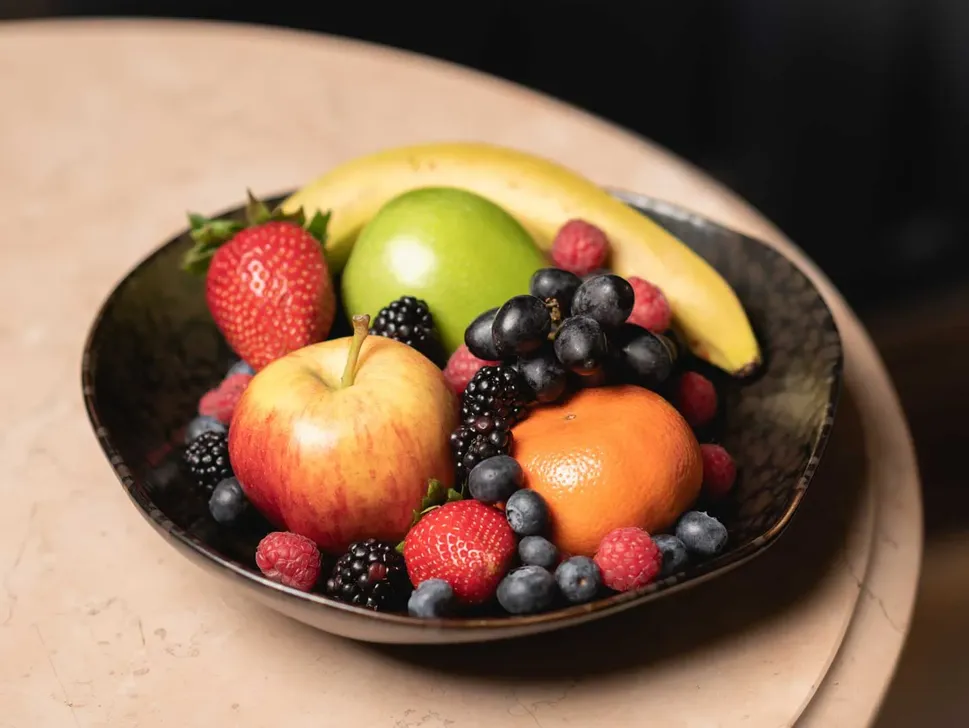
#> input picture images/fruit-bowl.webp, 969 x 728 px, shrunk from 1440 x 1082 before the run, given in place of the camera
$ python hsv-test2.py
#> lines starting #> are read from the running program, lines starting #| are printed output that depends on the picture; after the words box and inside, x2 and y2 are one past the last pixel; in counts of white or black regions, pixels touching at a corner belong together
from __future__ import print_function
import cv2 as cv
import argparse
import time

# --------------------
# HSV threshold config
# --------------------
max_value = 255
max_value_H = 360 // 2

low_H = 0
low_S = 0
low_V = 0
high_H = max_value_H
high_S = max_value
high_V = max_value

window_capture_name = 'Video Capture'
window_detection_name = 'Object Detection'

low_H_name = 'Low H'
low_S_name = 'Low S'
low_V_name = 'Low V'
high_H_name = 'High H'
high_S_name = 'High S'
high_V_name = 'High V'

# --------------------
# Trackbar callbacks
# --------------------
def on_low_H_thresh_trackbar(val):
    global low_H, high_H
    low_H = min(high_H - 1, val)
    cv.setTrackbarPos(low_H_name, window_detection_name, low_H)

def on_high_H_thresh_trackbar(val):
    global low_H, high_H
    high_H = max(low_H + 1, val)
    cv.setTrackbarPos(high_H_name, window_detection_name, high_H)

def on_low_S_thresh_trackbar(val):
    global low_S, high_S
    low_S = min(high_S - 1, val)
    cv.setTrackbarPos(low_S_name, window_detection_name, low_S)

def on_high_S_thresh_trackbar(val):
    global low_S, high_S
    high_S = max(low_S + 1, val)
    cv.setTrackbarPos(high_S_name, window_detection_name, high_S)

def on_low_V_thresh_trackbar(val):
    global low_V, high_V
    low_V = min(high_V - 1, val)
    cv.setTrackbarPos(low_V_name, window_detection_name, low_V)

def on_high_V_thresh_trackbar(val):
    global low_V, high_V
    high_V = max(low_V + 1, val)
    cv.setTrackbarPos(high_V_name, window_detection_name, high_V)

# --------------------
# Args / camera
# --------------------
parser = argparse.ArgumentParser(description='HSV Object Detection Playground')
parser.add_argument('--camera', default=0, type=int)
args = parser.parse_args()

cap = cv.VideoCapture(args.camera)

# --------------------
# Windows + trackbars
# --------------------
cv.namedWindow(window_capture_name)
cv.namedWindow(window_detection_name)
cv.namedWindow("Heatmap Overlay")

cv.createTrackbar(low_H_name, window_detection_name, low_H, max_value_H, on_low_H_thresh_trackbar)
cv.createTrackbar(high_H_name, window_detection_name, high_H, max_value_H, on_high_H_thresh_trackbar)
cv.createTrackbar(low_S_name, window_detection_name, low_S, max_value, on_low_S_thresh_trackbar)
cv.createTrackbar(high_S_name, window_detection_name, high_S, max_value, on_high_S_thresh_trackbar)
cv.createTrackbar(low_V_name, window_detection_name, low_V, max_value, on_low_V_thresh_trackbar)
cv.createTrackbar(high_V_name, window_detection_name, high_V, max_value, on_high_V_thresh_trackbar)

# --------------------
# Runtime toggles
# --------------------
use_morph = False
freeze_hsv = False

kernel = cv.getStructuringElement(cv.MORPH_ELLIPSE, (5, 5))
prev_time = time.time()

# --------------------
# Main loop
# --------------------
while True:
    ret, frame = cap.read()
#> frame is the input picture: shape (728, 969, 3); mean B, G, R 81.6, 105.2, 135.4
    if not ret or frame is None:
        break

    frame_HSV = cv.cvtColor(frame, cv.COLOR_BGR2HSV)
#> frame_HSV: shape (728, 969, 3); mean H, S, V 19, 94.3, 135.6

    frame_threshold = cv.inRange(
        frame_HSV,
        (low_H, low_S, low_V),
        (high_H, high_S, high_V)
    )
#> frame_threshold: shape (728, 969); every value is 255

    if use_morph:
        frame_threshold = cv.morphologyEx(frame_threshold, cv.MORPH_OPEN, kernel)
        frame_threshold = cv.morphologyEx(frame_threshold, cv.MORPH_CLOSE, kernel)

    contours, _ = cv.findContours(frame_threshold, cv.RETR_EXTERNAL, cv.CHAIN_APPROX_SIMPLE)
#> contours = [[[0, 0], [0, 727], [968, 727], [968, 0]]]

    object_count = 0
    for cnt in contours:
        area = cv.contourArea(cnt)
        if area < 500:
            continue

        object_count += 1
        x, y, w, h = cv.boundingRect(cnt)
        cx = x + w // 2
        cy = y + h // 2

        cv.rectangle(frame, (x, y), (x + w, y + h), (0, 255, 0), 2)
        cv.circle(frame, (cx, cy), 5, (0, 0, 255), -1)
        cv.putText(frame, f"A:{int(area)}", (x, y - 5),
                   cv.FONT_HERSHEY_SIMPLEX, 0.5, (255, 255, 255), 1)
#> this loop made 1 pass
#> (cnt, area, object_count, x, y, w, h, cx) on pass 1: ([[0, 0], [0, 727], [968, 727], [968, 0]], 703736, 1, 0, 0, 969, 728, 484)
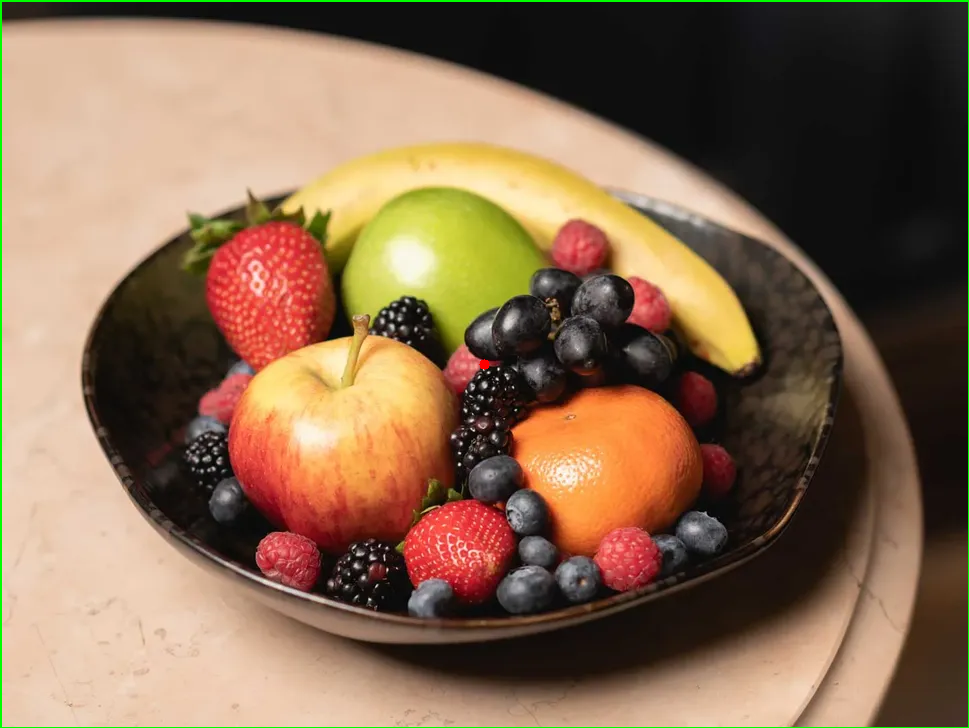
#> frame: shape (728, 969, 3); 0.73% of pixels changed, all inside (x1, y1, x2, y2) = (0, 0, 969, 728)
#> after the loop, object_count = 1

    # FPS
    curr_time = time.time()
    fps = int(1 / (curr_time - prev_time))
    prev_time = curr_time

    # HUD
    cv.putText(frame, f"Objects: {object_count}", (10, 30),
               cv.FONT_HERSHEY_SIMPLEX, 1, (0, 255, 255), 2)
    cv.putText(frame, f"FPS: {fps}", (10, 65),
               cv.FONT_HERSHEY_SIMPLEX, 0.8, (0, 255, 0), 2)
    cv.putText(frame, "[m] morph  [f] freeze  [s] save  [q] quit",
               (10, frame.shape[0] - 10),
               cv.FONT_HERSHEY_SIMPLEX, 0.5, (255, 255, 255), 1)
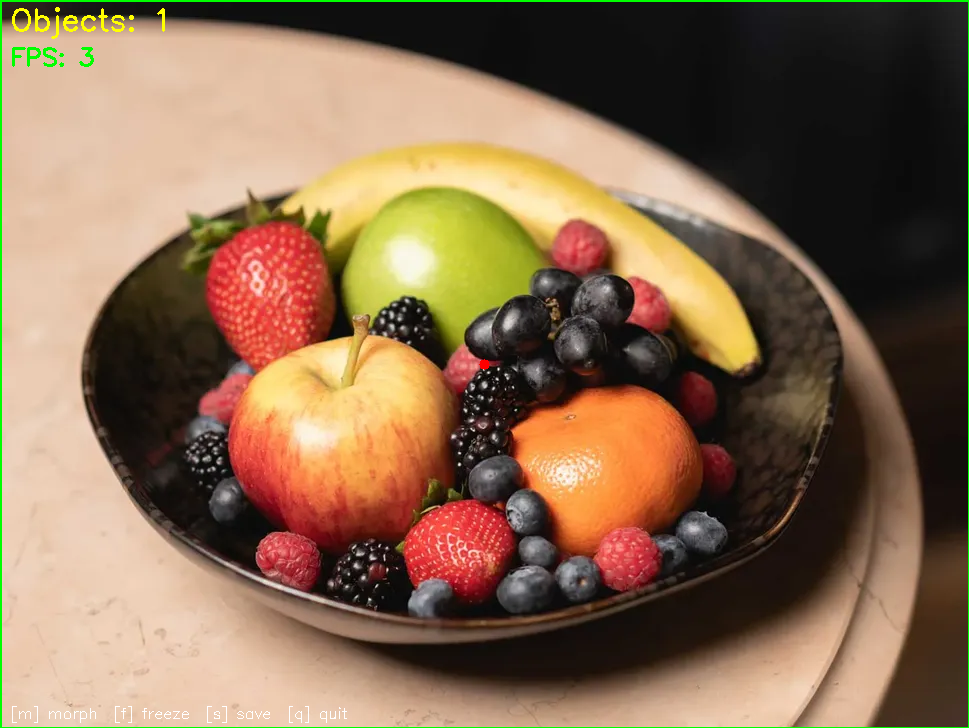
#> frame: shape (728, 969, 3); mean B, G, R 80.8, 106.7, 134.6

    heatmap = cv.applyColorMap(frame_threshold, cv.COLORMAP_JET)
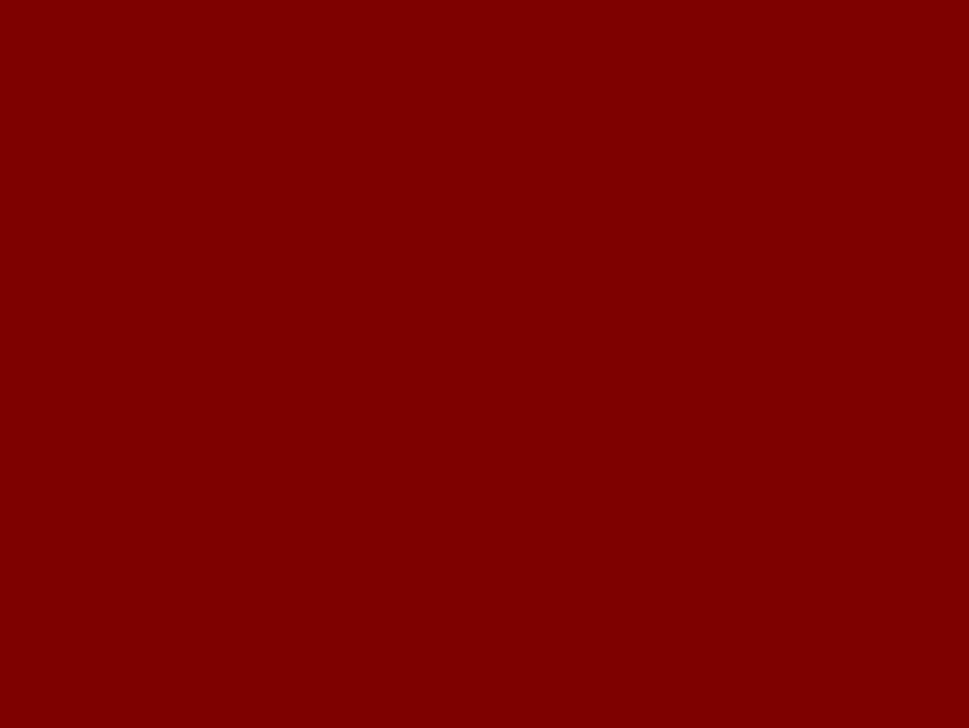
#> heatmap: shape (728, 969, 3); mean B, G, R 0, 0, 128
    overlay = cv.addWeighted(frame, 0.7, heatmap, 0.3, 0)
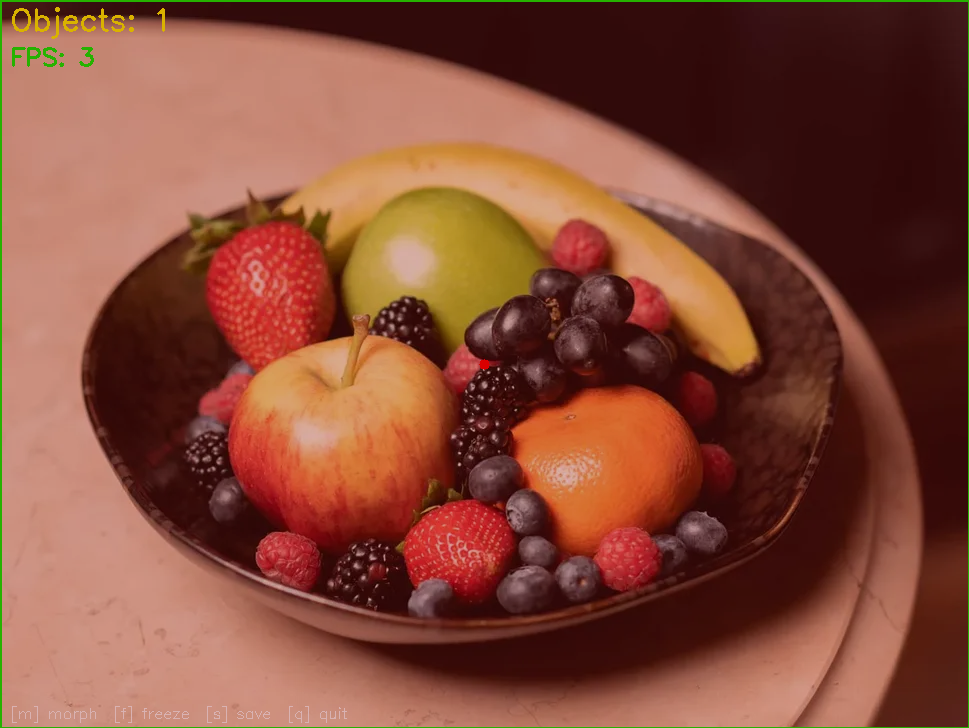
#> overlay: shape (728, 969, 3); mean B, G, R 56.6, 74.7, 132.6

    cv.imshow(window_capture_name, frame)
    cv.imshow(window_detection_name, frame_threshold)
    cv.imshow("Heatmap Overlay", overlay)

    key = cv.waitKey(30) & 0xFF
#> (key q is pressed here)
    if key == ord('q') or key == 27:
        break
    if key == ord('m'):
        use_morph = not use_morph
    if key == ord('f'):
        freeze_hsv = not freeze_hsv
    if key == ord('s'):
        filename = f"capture_H{low_H}-{high_H}_S{low_S}-{high_S}_V{low_V}-{high_V}.png"
        cv.imwrite(filename, frame)

cap.release()
cv.destroyAllWindows()
